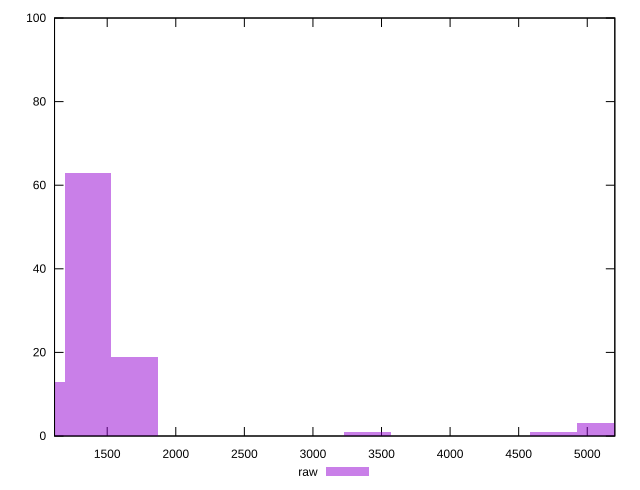

gnuplot code for this plot:
reset

$raw <<EOF
1698.436686204426 19
1358.7493489635408 63
1019.0620117226556 13
5095.310058613278 3
4755.622721372392 1
3396.873372408852 1
EOF

set key outside below
set boxwidth 339.6873372408852
set xrange [1116:5201]
set yrange [0:100]
set trange [0:100]
set style fill transparent solid 0.5 noborder
set terminal svg size 640, 490 enhanced background rgb 'white'
set output "reprap/render-blocking-resources/samples/pages+cached+noexternal+nomedia+nocss/raw/histogram.svg"

plot $raw title "raw" with boxes

reset
